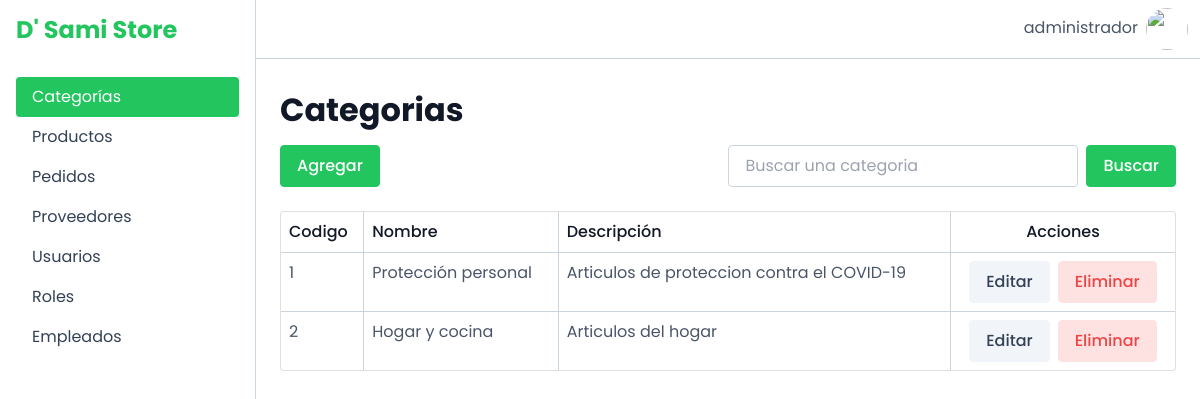
Before: /views/categorias (signed in) with the older database file.
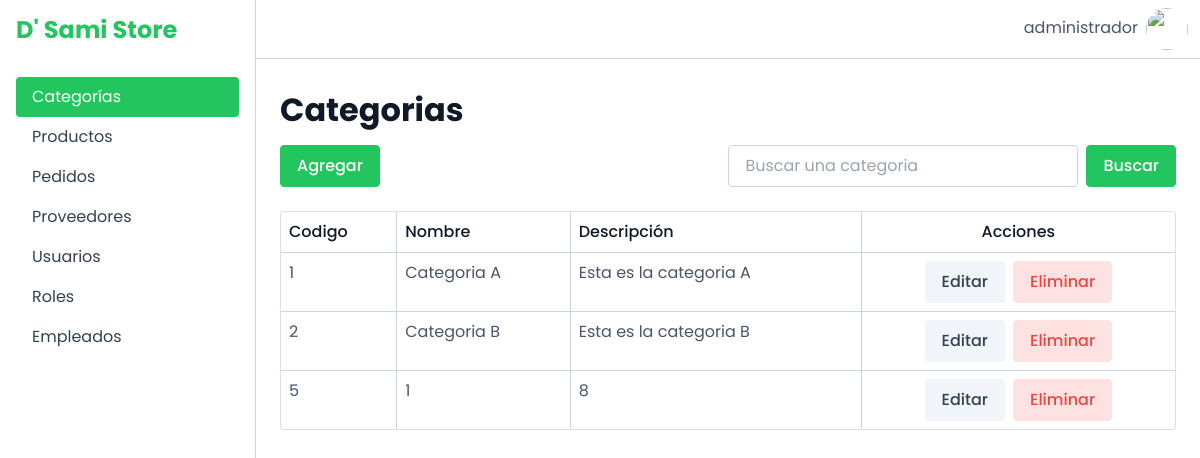
After: the same page with the newer database file.
### tables this page shows
CREATE TABLE `categoria` (
  `idCategoria` int(10) UNSIGNED NOT NULL,
  `nombre` varchar(30) DEFAULT NULL,
  `descripcion` varchar(45) DEFAULT NULL
);

### src/controllers/categoria_controlador.php (called while the page is built, shortened)
<?php
include("../../controllers/config.php");
include("../../models/categoria.php");
class CategoriaControlador{
    public static function listar() {
        include("../../views/categorias/includes/tabla.php");
    }
}
?>

### src/controllers/categorias/listar.php (called while the page is built)
<?php
include("../../controllers/categoria_controlador.php");
CategoriaControlador::listar();
?>

### src/models/categoria.php (called while the page is built, shortened)
<?php
include("../../controllers/config.php");
class Categoria{
    function __construct($id, $nombre, $descripcion) {
        $this->id = $id;
        $this->nombre = $nombre;
        $this->descripcion = $descripcion;
    }
    public static function listar() {
        global $link;
        $categorias = [];
        $consulta  = ("SELECT * FROM categoria");
        $resultado = mysqli_query($link, $consulta);
        while ($valor = mysqli_fetch_assoc($resultado)){
            $categorias[]= new Categoria($valor['idCategoria'], $valor['nombre'], $valor['descripcion']);
        }
        return $categorias;
    }
}
?>

### src/views/categorias/includes/tabla.php (the view, shortened to what this page needs)
<div class="card">
    <div class="table-responsive">
        <table class="table table-borderless">
            <thead>
                <tr>
                    <th scope="col">Codigo</th>
                    <th scope="col">Nombre</th>
                    <th scope="col">Descripción</th>
                    <th scope="col" class="text-center">Acciones</th>
                </tr>
            </thead>
            <tbody>
                <?php
                    $categorias = Categoria::listar();
                    foreach ($categorias as $categoria) { ?>
                    <tr>
                        <td><?php echo $categoria->id; ?></td>
                        <td><?php echo $categoria->nombre; ?></td>
                        <td><?php echo $categoria->descripcion; ?></td>
                        <td>
                            <div class="d-flex justify-content-center">
                                <button class="btn btn-secondary me-2" type="button" data-bs-toggle="modal" data-bs-target="#editarCat<?php echo $categoria->id; ?>">
                                    Editar
                                </button>
                                <button class="btn btn-danger" type="button" data-bs-toggle="modal" data-bs-target="#eliminarCat<?php echo $categoria->id; ?>">Eliminar</button>
                            </div>
                        </td>
                    </tr>
                <?php } ?>
            </tbody>
        </table>
    </div>
</div>

### src/views/categorias/index.php (shortened to what this page needs)
<!DOCTYPE html>
<html lang="en">
<head>
  <?php include('../includes/head.php') ?>
  <link rel="stylesheet" href="../../public/css/index.css">
  <link rel="stylesheet" href="../../public/css/bootstrap.css">
</head>
<body>
  <div class="app">
    <?php include('../includes/sidebar.php')?>
    <div class="app-content">
      <?php include('../includes/navbar.php') ?>
      <div class="container px-4">
        <div class="py-4 bd-highlight row">
          <div class="title-proveedores py-2">
              <h2>Categorias</h2>
          </div>
          <div class="d-flex justify-content-between align-items-center">
            <div>
              <button type="button" class="btn btn-primary" data-bs-toggle="modal"
                data-bs-target="#agregar">Agregar</button>
            </div>
            <div class="d-flex">
              <input type="text" class="form-control me-2"
                placeholder="Buscar una categoria" aria-label="Recipient's username"
                aria-describedby="basic-addon2">
              <button class="btn btn-primary" id="basic-addon2" type="button ">Buscar</button>
            </div>
          </div>
        </div>
        <?php include("../../controllers/categorias/listar.php"); ?>
      </div>
    </div>
  </div>
</body>
</html>

### src/views/includes/head.php (shortened to what this page needs)
<link href="https://cdn.jsdelivr.net/npm/bootstrap@5.1.2/dist/css/bootstrap.min.css" rel="stylesheet">

### src/views/includes/sidebar.php (shortened to what this page needs)
<div class="app-sidebar p-3 border-end ">
    <a class="d-flex text-decoration-none mb-4">
        <h4 class="fs-4 fw-bold text-primary">D' Sami Store</h4>
    </a>
    <div class="nav nav-pills flex-column mb-auto">
        <li class='nav-item'>
            <a href="../categorias" class="nav-link link-dark active">Categorías</a>
        </li>
        <li class='nav-item' >
            <a href="../productos" class="nav-link link-dark ">Productos</a>
        </li>
        <li>
            <a href="#" class="nav-link link-dark">Pedidos</a>
        </li>
        <?php
        if($_SESSION['username'] === "administrador"){
            echo
                "<li class='nav-item'>
                    <a href='../proveedores' class='nav-link link-dark'>Proveedores</a>
                </li>
                <li class='nav-item'>
                    <a href='../usuarios' class='nav-link link-dark'>Usuarios</a>
                </li>
                <li class='nav-item'>
                    <a href='../roles' class='nav-link link-dark'>Roles</a>
                </li>
                <li class='nav-item'>
                    <a href='../empleados' class='nav-link link-dark'>Empleados</a>
                </li>
               ";
        }else {
            echo "";
        }
        ;?>
    </div>
</div>

### src/views/includes/navbar.php (shortened to what this page needs)
<nav class="app-navbar navbar border-bottom bg-white">
    <div class="container-fluid">
        <div class="btn-group">
            <p class="d-flex align-items-center h-100 mt-2 my-2 mx-2"><?php $username = $_SESSION['username'];echo "{$username}";?></p>
            <div class="rounded-circle overflow-hidden" style="width: 42px; height: 42px; cursor: pointer;" data-bs-toggle="dropdown" aria-expanded="false">
                <img src="https://www.pngkey.com/png/full/72-729716_user-avatar-png-graphic-free-download-icon.png" class="w-100 h-100" />
            </div>
        </div>
    </div>
</nav>

### src/public/css/index.css (style rules this page uses)
.app { width: 100%; height: 100vh; display: flex; flex-flow: row nowrap; }
.app-sidebar { width: 100%; max-width: 256px; }
.app-content { height: 100vh; overflow-y: scroll; flex: 1; }
.app-navbar { width: 100%; position: sticky; top: 0; }

Changed rows visible on the page:
changed categoria id 1: nombre "Protección personal" → "Categoria A"; descripcion "Articulos de proteccion contra el COVID-19" → "Esta es la categoria A"
changed categoria id 2: nombre "Hogar y cocina" → "Categoria B"; descripcion "Articulos del hogar" → "Esta es la categoria B"
added categoria: idCategoria "5", nombre "1", descripcion "8"
